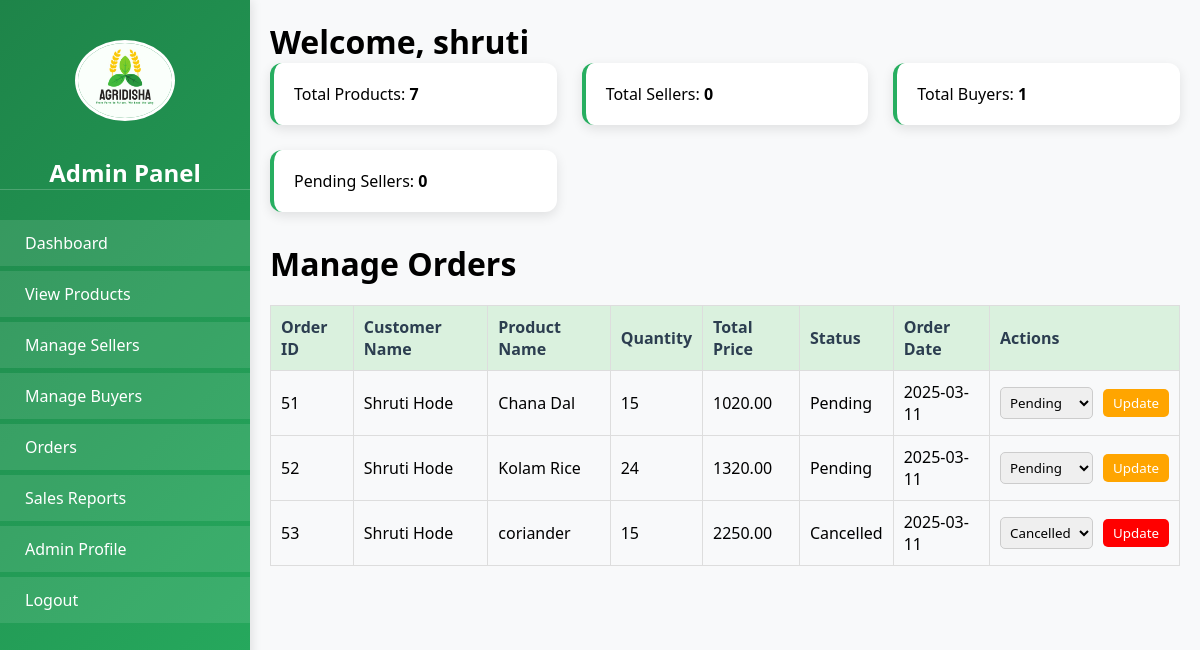
The app's page /ASSETS/ADMIN/admin.php?tab=manage_orders (signed in) with its own data.
### tables this page shows
CREATE TABLE IF NOT EXISTS `orders` (
  `id` int NOT NULL AUTO_INCREMENT,
  `buyer_id` int NOT NULL,
  `seller_id` int NOT NULL,
  `product_id` int NOT NULL,
  `quantity` int NOT NULL,
  `total_price` decimal(10,2) NOT NULL,
  `created_at` timestamp NULL DEFAULT CURRENT_TIMESTAMP,
  `order_date` date NOT NULL,
  `status` enum('Pending','Shipped','Delivered','Cancelled') NOT NULL DEFAULT 'Pending',
  PRIMARY KEY (`id`),
  KEY `buyer_id` (`buyer_id`),
  KEY `seller_id` (`seller_id`),
  KEY `product_id` (`product_id`)
);

CREATE TABLE IF NOT EXISTS `users` (
  `id` int NOT NULL AUTO_INCREMENT,
  `username` varchar(100) NOT NULL,
  `email` varchar(100) NOT NULL,
  `password_hash` varchar(255) NOT NULL,
  `role` enum('Farmer','Buyer','Admin') NOT NULL,
  `status` enum('approved','pending') NOT NULL DEFAULT 'pending',
  `otp` varchar(6) NOT NULL,
  `otp_verified` tinyint(1) DEFAULT '0',
  `otp_timestamp` timestamp NULL DEFAULT CURRENT_TIMESTAMP,
  `reset_token` varchar(300) DEFAULT NULL,
  `reset_token_expiry` datetime DEFAULT NULL,
  `address_line1` varchar(255) DEFAULT NULL,
  `address_line2` varchar(255) DEFAULT NULL,
  `city` varchar(100) DEFAULT NULL,
  `state` varchar(100) DEFAULT NULL,
  `postal_code` varchar(20) DEFAULT NULL,
  `country` varchar(100) DEFAULT NULL,
  `phone` varchar(20) DEFAULT NULL,
  PRIMARY KEY (`id`),
  UNIQUE KEY `email` (`email`)
);

CREATE TABLE IF NOT EXISTS `products` (
  `id` int NOT NULL AUTO_INCREMENT,
  `name` varchar(255) NOT NULL,
  `description` text,
  `price` decimal(10,2) NOT NULL,
  `unit` varchar(50) NOT NULL,
  `quantity` int NOT NULL,
  `category` varchar(100) NOT NULL,
  `location` varchar(100) NOT NULL,
  `image_url` varchar(255) DEFAULT NULL,
  `seller_id` int NOT NULL,
  `organic_certified` tinyint(1) DEFAULT '0',
  `in_stock` tinyint(1) DEFAULT '1',
  `delivery_options` varchar(255) DEFAULT NULL,
  `created_at` timestamp NULL DEFAULT CURRENT_TIMESTAMP,
  `updated_at` timestamp NULL DEFAULT CURRENT_TIMESTAMP ON UPDATE CURRENT_TIMESTAMP,
  PRIMARY KEY (`id`),
  KEY `seller_id` (`seller_id`)
);

### ASSETS/ADMIN/manage_orders.php (the view, shortened to what this page needs)
<?php
$servername = "localhost";
$username = "root";
$password = "";
$dbname = "ams_db";
$conn = new mysqli($servername, $username, $password, $dbname);
$orders_query = "SELECT o.id, o.status, o.order_date, u.username AS customer_name, p.name AS product_name, o.quantity, o.total_price
                 FROM orders o
                 JOIN users u ON o.buyer_id = u.id
                 JOIN products p ON o.product_id = p.id
                 ORDER BY o.order_date DESC";
$orders_result = $conn->query($orders_query);
?>
<!DOCTYPE html>
<html lang="en">
<head>
    <link rel="stylesheet" href="style.css">
</head>
<body>
    <h1>Manage Orders</h1>
    <table border="1">
        <thead>
            <tr>
                <th>Order ID</th>
                <th>Customer Name</th>
                <th>Product Name</th>
                <th>Quantity</th>
                <th>Total Price</th>
                <th>Status</th>
                <th>Order Date</th>
                <th>Actions</th>
            </tr>
        </thead>
        <tbody>
            <?php while ($order = $orders_result->fetch_assoc()): ?>
                <tr>
                    <td><?= htmlspecialchars($order['id']) ?></td>
                    <td><?= htmlspecialchars($order['customer_name']) ?></td>
                    <td><?= htmlspecialchars($order['product_name']) ?></td>
                    <td><?= htmlspecialchars($order['quantity']) ?></td>
                    <td><?= htmlspecialchars($order['total_price']) ?></td>
                    <td><?= htmlspecialchars($order['status']) ?></td>
                    <td><?= htmlspecialchars($order['order_date']) ?></td>
                    <td>
                        <form method="post" class="status-form">
                            <select name="status" class="status-select">
                                <option value="Pending" <?= $order['status'] == 'Pending' ? 'selected' : '' ?>>Pending</option>
                                <option value="Cancelled" <?= $order['status'] == 'Cancelled' ? 'selected' : '' ?>>Cancelled</option>
                            </select>
                            <button type="submit" name="update_status"
                                class="btn-update
                                <?= $order['status'] == 'Pending' ? 'status-pending' : '' ?>
                                <?= $order['status'] == 'Shipped' ? 'status-shipped' : '' ?>
                                <?= $order['status'] == 'Delivered' ? 'status-delivered' : '' ?>
                                <?= $order['status'] == 'Cancelled' ? 'status-cancelled' : '' ?>">
                                Update
                            </button>
                        </form>
                    </td>
                </tr>
            <?php endwhile; ?>
        </tbody>
    </table>
</body>
</html>

### ASSETS/ADMIN/admin.php (shortened to what this page needs)
<?php
$servername = "localhost";
$username = "root";
$password = "";
$dbname = "ams_db";
$conn = new mysqli($servername, $username, $password, $dbname);
$admin_name = $_SESSION['admin'];
$admin_query = $conn->prepare("SELECT * FROM admin_info WHERE admin_name = ?");
$admin_query->bind_param("s", $admin_name);
$admin_query->execute();
$admin_info = $admin_query->get_result()->fetch_assoc();
$counts = [
    'total_products' => "SELECT COUNT(*) AS total FROM products",
    'total_sellers' => "SELECT COUNT(*) AS total FROM users WHERE role='seller'",
    'total_buyers' => "SELECT COUNT(*) AS total FROM users WHERE role='buyer'",
    'pending_sellers' => "SELECT COUNT(*) AS total FROM users WHERE role='seller' AND status='pending'",
];
$data_counts = [];
foreach ($counts as $key => $sql) {
    $result = $conn->query($sql);
    $row = $result->fetch_assoc();
    $data_counts[$key] = $row['total'];
}
$tab = isset($_GET['tab']) ? $_GET['tab'] : 'dashboard';
?>
<!DOCTYPE html>
<html lang="en">
<head>
    <link rel="stylesheet" href="style.css">
</head>
<body>
    <div class="container">
        <div class="sidebar">
            <div class="logo-container">
                <img src="../IMAGES/logo.jpg" alt="Logo" width="100">
            </div>
            <h2>Admin Panel</h2>
            <ul>
                <li><a href="?tab=dashboard">Dashboard</a></li>
                <li><a href="?tab=view_products">View Products</a></li>
                <li><a href="?tab=manage_sellers">Manage Sellers </a></li>
                <li><a href="?tab=manage_buyers">Manage Buyers</a></li>
                <li><a href="?tab=manage_orders">Orders</a></li>
                <li><a href="?tab=sales_reports">Sales Reports</a></li>
                <li><a href="?tab=admin_profile">Admin Profile</a></li>
                <li><a href="logout.php">Logout</a></li>
            </ul>
        </div>
        <div class="content">
            <h1>Welcome, <?= htmlspecialchars($admin_info['admin_name']) ?></h1>
            <div class="dashboard-cards">
                <div class="card">Total Products: <strong><?= $data_counts['total_products'] ?></strong></div>
                <div class="card">Total Sellers: <strong><?= $data_counts['total_sellers'] ?></strong></div>
                <div class="card">Total Buyers: <strong><?= $data_counts['total_buyers'] ?></strong></div>
                <div class="card">Pending Sellers: <strong><?= $data_counts['pending_sellers'] ?></strong></div>
            </div>
            <?php
            $allowed_tabs = ['dashboard', 'view_products', 'manage_sellers', 'manage_buyers', 'manage_orders', 'sales_reports', 'admin_profile'];
            if (in_array($tab, $allowed_tabs)) {
                include "$tab.php";
            } else {
                echo "<p>Invalid tab selected.</p>";
            }
            ?>
        </div>
    </div>
</body>
</html>

### ASSETS/ADMIN/style.css (style rules this page uses)
:root { --primary-green: #1e8449; --secondary-green: #27ae60; --light-green: #daf1de; --accent-brown: #8b4513; --neutral-beige: #f5f0e1; --text-dark: #2c3e50; --text-light: #ffffff; --shadow: rgba(0, 0, 0, 0.1); }
* { margin: 0; padding: 0; box-sizing: border-box; font-family: 'Segoe UI', Tahoma, Geneva, Verdana, sans-serif; }
body { background-color: #f8f9fa; min-height: 100vh; }
.container { display: flex; min-height: 100vh; }
.sidebar { width: 250px; background: linear-gradient(135deg, var(--primary-green), var(--secondary-green)); color: var(--text-light); padding: 20px 0; position: fixed; height: 100vh; overflow-y: auto; box-shadow: 2px 0 10px var(--shadow); }
.logo-container { padding: 20px; text-align: center; }
.logo-container img { border-radius: 50%; margin-bottom: 10px; border: 3px solid var(--text-light); }
.sidebar h2 { text-align: center; font-size: 1.5rem; margin-bottom: 30px; color: var(--text-light); padding: 0 20px; border-bottom: 1px solid rgba(255, 255, 255, 0.2); }
.sidebar ul { list-style: none; padding: 0; }
.sidebar ul li { margin-bottom: 5px; }
.sidebar ul li a { display: flex; align-items: center; padding: 12px 25px; color: var(--text-light); text-decoration: none; transition: all 0.3s ease; background-color: rgba(255, 255, 255, 0.1); }
.content { flex: 1; margin-left: 250px; padding: 20px; }
.dashboard-cards { display: grid; grid-template-columns: repeat(auto-fit, minmax(250px, 1fr)); gap: 25px; margin-bottom: 30px; }
.card { background-color: #fff; padding: 20px; border-radius: 12px; box-shadow: 0 4px 12px var(--shadow); border-left: 4px solid var(--secondary-green); transition: transform 0.3s ease; }
table { width: 100%; border-collapse: separate; border-spacing: 0; }
th { background-color: var(--light-green); color: var(--text-dark); padding: 15px; text-align: left; font-weight: 600; border-bottom: 2px solid var(--secondary-green); }
td { padding: 15px; border-bottom: 1px solid rgba(0, 0, 0, 0.05); }

### ASSETS/ADMIN/manage_orders.php (style rules this page uses)
table { width: 100%; border-collapse: collapse; margin-top: 20px; }
th, td { padding: 10px; text-align: left; border: 1px solid #ddd; }
.status-form { display: flex; align-items: center; gap: 10px; }
.status-select { padding: 5px; border-radius: 5px; border: 1px solid #ccc; }
.btn-update { padding: 5px 10px; border: none; border-radius: 5px; cursor: pointer; transition: 0.3s ease-in-out; }
.status-pending { background-color: orange; color: white; }
.status-cancelled { background-color: red; color: white; }

### records on screen
orders: id "51", buyer.username "Shruti Hode", product.name "Chana Dal", quantity "15", total_price "1020.00", status "Pending", order_date "2025-03-11"
orders: id "52", buyer.username "Shruti Hode", product.name "Kolam Rice", quantity "24", total_price "1320.00", status "Pending", order_date "2025-03-11"
orders: id "53", buyer.username "Shruti Hode", product.name "coriander", quantity "15", total_price "2250.00", status "Cancelled", order_date "2025-03-11"

### other values on screen
$admin_info['admin_name'] "shruti"
$data_counts['total_products'] "7"
$data_counts['total_sellers'] "0"
$data_counts['total_buyers'] "1"
$data_counts['pending_sellers'] "0"
